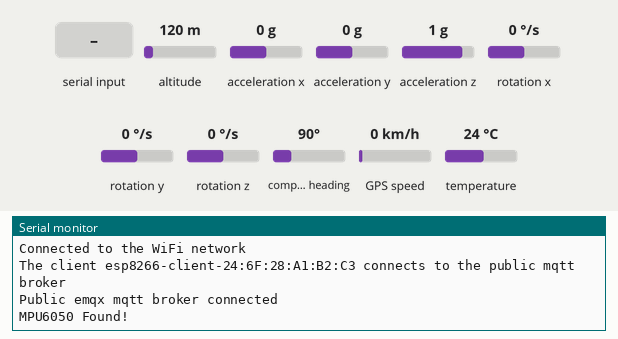
Recording of a sketch running on a simulated ESP8266 (NodeMCU). Shown: the last lines printed to the serial monitor. The inputs (shaded band) are chosen by the test bench; at power-on: acceleration x 0 g, acceleration y 0 g, acceleration z 1 g, altitude 120 m, rotation x 0 °/s, rotation y 0 °/s, rotation z 0 °/s, compass heading 90°, GPS speed 0 km/h, temperature 24 °C. WiFi joins after 1.5 s; servers stay silent unless stated; the GPS gets a fix after 3 s at 37.7749, -122.4194 with 8 satellites; no MQTT or app messages arrive unless stated.

Above: at 2.8 s.
2.9 s: acceleration x set to -1.4 g
At 5.9 s:
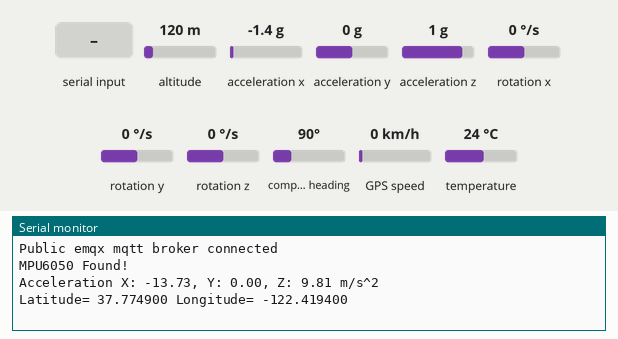
6.5 s: acceleration y set to -1.4 g
At 10.8 s:
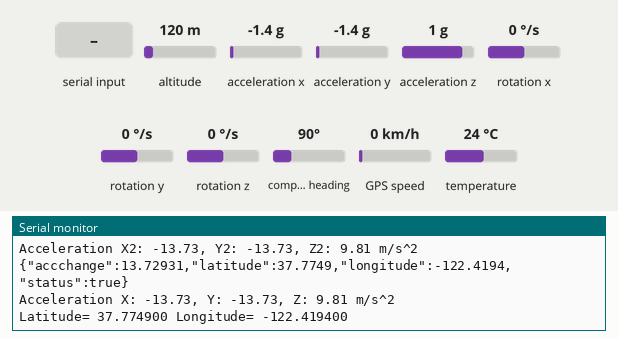
16.5 s: acceleration z set to -1.4 g
At 17.5 s:
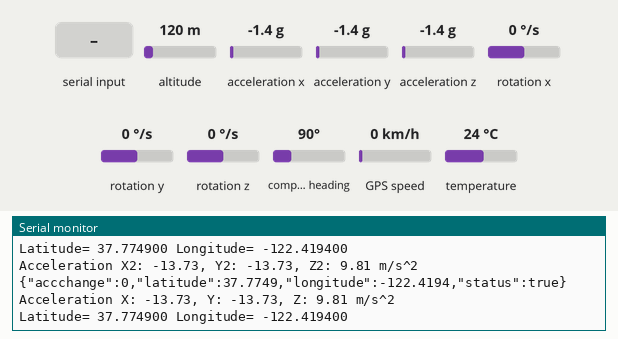
18.0 s: "1" received over Serial
Timing chart, 0 to 21.0 s (numbered marks = the images above; inputs shaded):
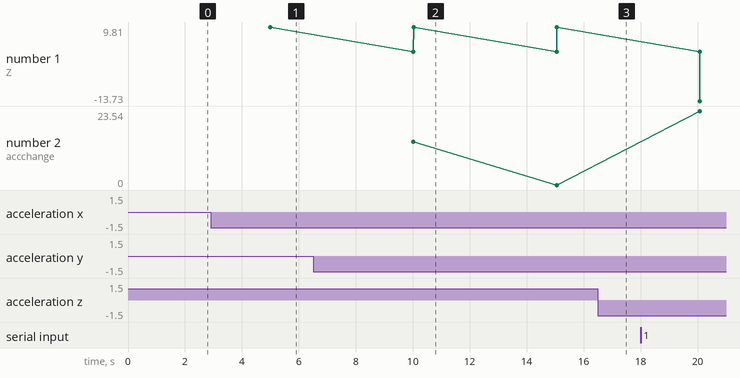

The sketch:

Project_alert_vehicle.ino
```cpp
#include <ESP8266WiFi.h>
#include <PubSubClient.h>
#include <ArduinoJson.h>
#include <Adafruit_MPU6050.h>
#include <Adafruit_Sensor.h>
#include <Wire.h>
#include <TinyGPSPlus.h>
// WiFi
const char *ssid = "HPC"; // Enter your WiFi name
const char *password = "khongcomang";  // Enter WiFi password

// MQTT Broker
const char *mqtt_broker = "broker.emqx.io";
const char *topic = "esp8266/device";
const char *mqtt_username = "emqx";
const char *mqtt_password = "public";
const int mqtt_port = 1883;
unsigned long previousMillis = 0;


WiFiClient espClient;
PubSubClient client(espClient);
Adafruit_MPU6050 mpu;
TinyGPSPlus gps;

bool startDevice = true;

void updateLocation(float &longitude, float &latitude) {
  while (Serial.available() > 0) {
    gps.encode(Serial.read());
  }

  if (gps.location.isValid()) {
    Serial.print("Latitude= ");
    Serial.print(gps.location.lat(), 6);
    latitude = gps.location.lat();
    Serial.print(" Longitude= ");
    Serial.println(gps.location.lng(), 6);
    longitude = gps.location.lng();
  } else {
    Serial.println("Waiting for GPS signal...");
  }
}


void callback(char *topic, byte *payload, unsigned int length) {
    Serial.print("Message received on topic: ");
    Serial.println(topic);
    Serial.print("Message:");
    for (unsigned int i = 0; i < length; i++) {
        Serial.print((char) payload[i]);
    }
    Serial.println();
    Serial.println("-----------------------");
}

void setup() {
    // Set software serial baud to 115200;
    Serial.begin(115200);
    // connecting to a WiFi network
    WiFi.begin(ssid, password);
    while (WiFi.status() != WL_CONNECTED) {
        delay(500);
        Serial.println("Connecting to WiFi..");
    }
    Serial.println("Connected to the WiFi network");
    //connecting to a mqtt broker
    client.setServer(mqtt_broker, mqtt_port);
    client.setCallback(callback);
    //connecting to a mqtt broker
    while (!client.connected()) {
        String client_id = "esp8266-client-";
        client_id += String(WiFi.macAddress());
        Serial.printf("The client %s connects to the public mqtt broker\n", client_id.c_str());
        if (client.connect(client_id.c_str(), mqtt_username, mqtt_password)) {
            Serial.println("Public emqx mqtt broker connected");
        } else {
            Serial.print("failed with state ");
            Serial.print(client.state());
            delay(2000);
        }
    }
    if (!mpu.begin()) {
        Serial.println("Failed to find MPU6050 chip");
        while (1) {
          delay(10);
        }
    }
    Serial.println("MPU6050 Found!");

    // set accelerometer range to +-8G
    mpu.setAccelerometerRange(MPU6050_RANGE_8_G);

    // set gyro range to +- 500 deg/s
    mpu.setGyroRange(MPU6050_RANGE_500_DEG);

    // set filter bandwidth to 21 Hz
    mpu.setFilterBandwidth(MPU6050_BAND_21_HZ);

    delay(100);
}


void loop() {
    client.loop();
    unsigned long currentMillis = millis();
    if (currentMillis - previousMillis >= 5000) {
        previousMillis = currentMillis;
        sensors_event_t a1, g1, temp1;
        mpu.getEvent(&a1, &g1, &temp1);
        Serial.print("Acceleration X: ");
        Serial.print(a1.acceleration.x);
        Serial.print(", Y: ");
        Serial.print(a1.acceleration.y);
        Serial.print(", Z: ");
        Serial.print(a1.acceleration.z);
        Serial.println(" m/s^2");
        float accX1,accY1,accZ1;
        float accX2,accY2,accZ2;
        float accChange;
        float longitude , latitude ;

    /* Print out the values */
        updateLocation(longitude,latitude);

        accX1 = a1.acceleration.x;
        accY1 = a1.acceleration.y;
        accZ1 = a1.acceleration.z;

        delay(5000);
        sensors_event_t a2, g2, temp2;
        mpu.getEvent(&a2, &g2, &temp2);
        Serial.print("Acceleration X2: ");
        Serial.print(a2.acceleration.x);
        Serial.print(", Y2: ");
        Serial.print(a2.acceleration.y);
        Serial.print(", Z2: ");
        Serial.print(a2.acceleration.z);
        Serial.println(" m/s^2");
        accX2 = a2.acceleration.x;
        accY2 = a2.acceleration.y;
        accZ2 = a2.acceleration.z;

        accChange = sqrt(pow((accX1-accX2),2)+pow((accY1-accY2),2)+pow((accZ1-accZ2),2));

        // json serialize
        DynamicJsonDocument data(256);
        data["accchange"] = accChange;
        data["latitude"] = latitude;
        data["longitude"] = longitude;
        data["status"] = startDevice;
        if(!client.connected())
          startDevice = false;
        // publish temperature and humidity
        char json_string[256];
        serializeJson(data, json_string);
        Serial.println(json_string);
        client.publish(topic, json_string, false);
    }
}
```

Measured:
- after the input at 2.9 s, the serial monitor: prints a new line after 2.1 s (image 1)
- after the input at 6.5 s, the serial monitor: prints a new line after 3.5 s (image 2)
